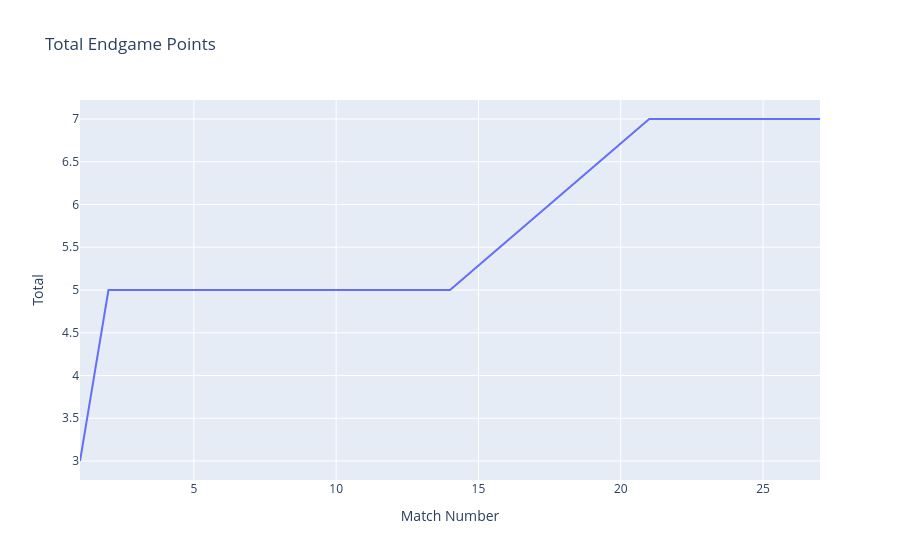

Notebook code for this chart:
### Code cell
#total endgame points for a team
indices=scouted_data["Team and Robot"]=="3504"
teamdata=scouted_data[indices]
scouted_data["Total"]= scouted_data["Park"]*2+scouted_data["Harvest Haul Carrots"]*1+scouted_data["Harvest Haul Carrot Cakes"]*3
fig=px.line(teamdata,x="Match Number", y="Total", title="Total Endgame Points")
fig

### Figure 1 — Plotly figure (JSON) as saved in the notebook; plotly's stock layout.template omitted (floating-point values rounded to 4 significant figures)
{"data": [{"hovertemplate": "Match Number=%{x}<br>Total=%{y}<extra></extra>", "legendgroup": "", "line": {"color": "#636efa", "dash": "solid"}, "marker": {"symbol": "circle"}, "mode": "lines", "name": "", "orientation": "v", "showlegend": false, "type": "scatter", "x": [1, 2, 14, 21, 27], "xaxis": "x", "y": [3, 5, 5, 7, 7], "yaxis": "y"}], "layout": {"legend": {"tracegroupgap": 0}, "title": {"text": "Total Endgame Points"}, "xaxis": {"anchor": "y", "domain": [0, 1], "title": {"text": "Match Number"}}, "yaxis": {"anchor": "x", "domain": [0, 1], "title": {"text": "Total"}}}}
